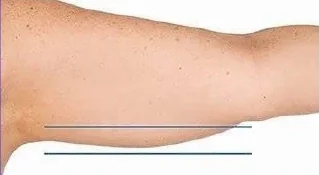
#> input picture assets/img/tx/cs-18-2-1.webp, 319 x 175 px, given in place of Exomind-3-Pic_1.3.png, which was not available
$ python cindy2_prep.py
#> lines starting #> are read from the running program, lines starting #| are printed output that depends on the picture
#!/usr/bin/env python3
"""Cut the second batch of Apex material (Nov 2026, folder "Material Slim & Wellness" from Cindy)
into site images. Boxes are fractions of each poster: (left, top, right, bottom).
Run: python3 tools/cindy2_prep.py [source folder]
"""
import sys
from pathlib import Path
from PIL import Image

SRC = Path(sys.argv[1] if len(sys.argv) > 1 else
           '/mnt/user-data/uploads/Apex Slim and Longevity/From Cindy/Material Slim & Wellness')
OUT = Path(__file__).resolve().parent.parent / 'assets/img/tx'
OUT.mkdir(parents=True, exist_ok=True)


def cut(rel, box, name, maxw=900):
#> called with rel = 'Exomind/Exomind-3-Pic_1.3.png', box = (0, 0.29, 1, 0.82), name = 'device-exomind.webp', maxw = 1000
    im = Image.open(SRC / rel).convert('RGB')
#> im is the input picture: PIL image 319x175 RGB; mean R, G, B 234.7, 203.5, 185.6
    w, h = im.size
#> w = 319; h = 175
    c = im.crop((round(box[0] * w), round(box[1] * h), round(box[2] * w), round(box[3] * h)))
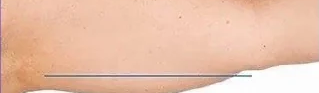
#> c: PIL image 319x93 RGB; mean R, G, B 233.3, 192.7, 170.2
    c.thumbnail((maxw, maxw), Image.LANCZOS)
    c.save(OUT / name, 'WEBP', quality=84, method=6)
    return c


# Exomind: the coil in use, and two posters as leaflets 21 and 22
cut('Exomind/Exomind-3-Pic_1.3.png', (0.0, 0.29, 1.0, 0.82), 'device-exomind.webp', 1000)
for n, rel in ((21, 'Exomind/ExoMind-02.png'), (22, 'Exomind/Exomind-3-Pic_1.3.png')):
    p = Image.open(SRC / rel).convert('RGB')
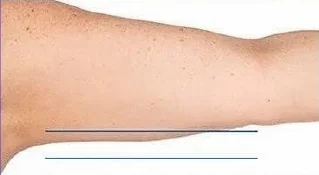
#> input picture assets/img/tx/cs-18-2-2.webp, 319 x 175 px, given in place of ExoMind-02.png, which was not available
#> p is the input picture: PIL image 319x175 RGB; mean R, G, B 236.8, 207.7, 190.9
    a = p.copy(); a.thumbnail((1400, 1400), Image.LANCZOS); a.save(OUT / f'leaflet-{n:02d}.webp', 'WEBP', quality=80, method=6)
    t = p.copy(); t.thumbnail((420, 420), Image.LANCZOS); t.save(OUT / f'leaflet-{n:02d}-t.webp', 'WEBP', quality=76, method=6)

# FIT FIRM: Apex's own album, measured before and straight after one session
FF = 'Before After/FitFirm/LINE_ALBUM_FitFirm_261017_{}.jpg'
FF_BOX = {
    12: ((0.035, 0.20, 0.465, 0.72), (0.535, 0.20, 0.965, 0.72)),
    14: ((0.10, 0.22, 0.46, 0.68), (0.56, 0.22, 0.92, 0.68)),
    18: ((0.045, 0.225, 0.49, 0.575), (0.52, 0.225, 0.96, 0.575)),
    20: ((0.055, 0.26, 0.49, 0.61), (0.51, 0.26, 0.94, 0.61)),
    6: ((0.045, 0.23, 0.49, 0.59), (0.52, 0.23, 0.96, 0.59)),
}
for n, (b, a) in FF_BOX.items():
    cut(FF.format(n), b, f'ffa-{n}-before.webp')
#> call 2 of cut, with box = (0.035, 0.2, 0.465, 0.72), name = 'ffa-12-before.webp', maxw = 900
#> in cut (call 2), `c = im.crop((round(box[0] * w), round(box[1] * h), round(box[2] * w), ..`:
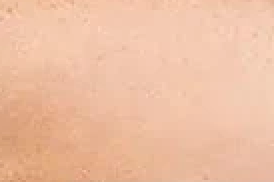
#> c: PIL image 137x91 RGB (shown 2 times larger); mean R, G, B 237.9, 191.1, 163
    cut(FF.format(n), a, f'ffa-{n}-after.webp')
#> call 3 of cut, with box = (0.535, 0.2, 0.965, 0.72), name = 'ffa-12-after.webp', maxw = 900
#> in cut (call 3), `c = im.crop((round(box[0] * w), round(box[1] * h), round(box[2] * w), ..`:
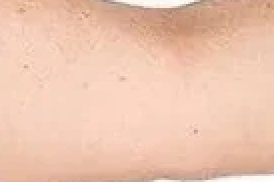
#> c: PIL image 137x91 RGB (shown 2 times larger); mean R, G, B 237.1, 197.2, 175.2
#> (the run stopped early here; a loop or call above may not have finished)
